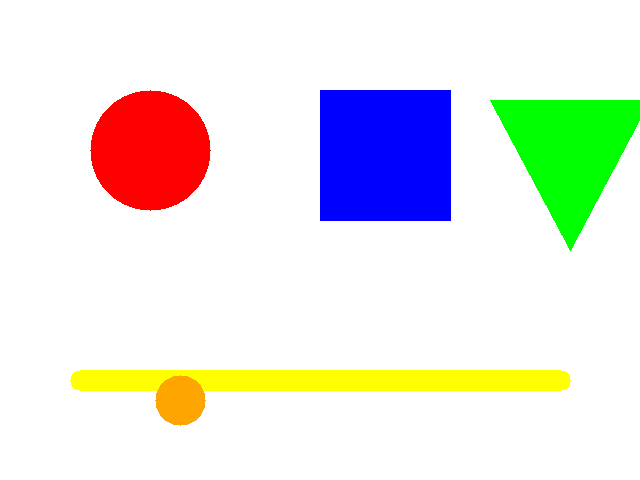
#> input picture T06_传统视觉/代码/images/demo_shapes.png, 640 x 480 px
$ python 02b_hsv_trackbar.py
#> lines starting #> are read from the running program, lines starting #| are printed output that depends on the picture; after the words box and inside, x2 and y2 are one past the last pixel; in counts of white or black regions, pixels touching at a corner belong together
### T06_传统视觉/代码/examples/util.py
# -*- coding: utf-8 -*-
"""
工具：中文路径安全的 imread / imwrite / 控制台输出
原因：
  1. OpenCV 的 cv2.imread / imwrite 在 Windows 上对含中文路径支持不好
     → 用 np.fromfile + cv2.imdecode 读，cv2.imencode + 文件写
  2. Python 在 Windows 控制台默认用 GBK 输出，现代终端(UTF-8)会乱码
     → 强制 stdout 用 UTF-8
"""
import os
import sys
import cv2
import numpy as np


def setup():
    """在脚本开头调用一次，让控制台中文不乱码"""
    try:
        sys.stdout.reconfigure(encoding="utf-8")
        sys.stderr.reconfigure(encoding="utf-8")
    except (AttributeError, ValueError):
        pass  # 非 UTF-8 终端或旧版本 Python 时静默跳过


def imread(path):
    """读取图片，支持中文路径"""
    img = cv2.imdecode(np.fromfile(path, dtype=np.uint8), cv2.IMREAD_COLOR)
#> img is the input picture: shape (480, 640, 3); mean B, G, R 225.8, 230.8, 230.7
    return img


# [50 lines left out: functions imwrite, show_image, arrange_windows, finish, not called in this run]

### T06_传统视觉/代码/examples/02b_hsv_trackbar.py
# -*- coding: utf-8 -*-
"""
例程 02b：HSV 颜色调节器（滑动条实时调阈值）★新手必用
========================================
目标：拖动滑动条，实时看到底哪些像素会被选中，快速锁定颜色的 HSV 范围
（比手抄固定数值更快更直观）

怎么运行：
    python examples/02b_hsv_trackbar.py        # 弹"HSV Tuner"窗口，拖动 6 个滑动条

看什么：
    窗口右边白色区域 = 会被选中的像素。调到"目标全白、背景全黑"就对了。

学习重点：
    - 六个滑动条 = H/S/V 各自的 Min/Max
    - 调好后把 6 个数字抄下来，填进 cv2.inRange 就完成了颜色锁定
    - 口诀：先调 H 锁颜色 → 再调 S 滤灰 → 最后调 V 滤暗
"""
import os
import cv2
import numpy as np
from util import setup, imread

HEADLESS = os.environ.get("HEADLESS") == "1"  # 批量/无头测试时自动退出，不弹窗

setup()

IMG = os.path.join(os.path.dirname(__file__), "..", "images", "demo_shapes.png")
img = imread(IMG)
# 把 BGR 彩色图 转成 HSV（H色相/S饱和/V明度），才能按颜色阈值找东西
hsv = cv2.cvtColor(img, cv2.COLOR_BGR2HSV)
#> hsv: shape (480, 640, 3); mean H, S, V 10.2, 43.5, 255

WINDOW = "HSV Tuner (drag bars, white=selected)"


def nothing(x):
    pass


# 六个滑动条：H/S/V 各自的最小值和最大值
# createTrackbar(名字, 窗口, 初始值, 最大值, 回调)
# 初始值给的是"红色"的推荐起点（demo_shapes 里红圆最容易调），
# 程序一打开就已经选到红色，再微调就能锁住，不用从全范围盲调。
cv2.namedWindow(WINDOW)
cv2.createTrackbar("H Min", WINDOW, 0, 179, nothing)    # H最小值：红色从 0 开始
cv2.createTrackbar("H Max", WINDOW, 10, 179, nothing)   # H最大值：段1到 10（红色两段之一）
cv2.createTrackbar("S Min", WINDOW, 100, 255, nothing)  # S最小值：饱和度≥100，滤掉浅色/灰
cv2.createTrackbar("S Max", WINDOW, 255, 255, nothing)  # S最大值：到255
cv2.createTrackbar("V Min", WINDOW, 100, 255, nothing)  # V最小值：明度≥100，滤掉太暗的
cv2.createTrackbar("V Max", WINDOW, 255, 255, nothing)  # V最大值：到255

# 推荐初始值参考（自己调其他颜色可从这里起步）：
#   红色 : H[0,10]+[170,179]  S[100,255]  V[100,255]  （注意红色要两段，这里先演示段1）
#   绿色 : H[35,85]  S[100,255]  V[100,255]
#   蓝色 : H[100,130] S[100,255]  V[100,255]
#   黄色 : H[20,35]  S[100,255]  V[100,255]
# 记不住就拖动滑动条，看白色区域实时变化来试。

print("拖动滑动条，白色区域就是被选中的像素。按 q 退出。")
print("调好后把 6 个数字抄下来，填进 cv2.inRange 即可。")

while True:
    if HEADLESS:
        break  # 无头测试：只验证逻辑，不进入交互
    h_min = cv2.getTrackbarPos("H Min", WINDOW)
    h_max = cv2.getTrackbarPos("H Max", WINDOW)
    s_min = cv2.getTrackbarPos("S Min", WINDOW)
    s_max = cv2.getTrackbarPos("S Max", WINDOW)
    v_min = cv2.getTrackbarPos("V Min", WINDOW)
    v_max = cv2.getTrackbarPos("V Max", WINDOW)

    lower = np.array([h_min, s_min, v_min])
    upper = np.array([h_max, s_max, v_max])
    mask = cv2.inRange(hsv, lower, upper)
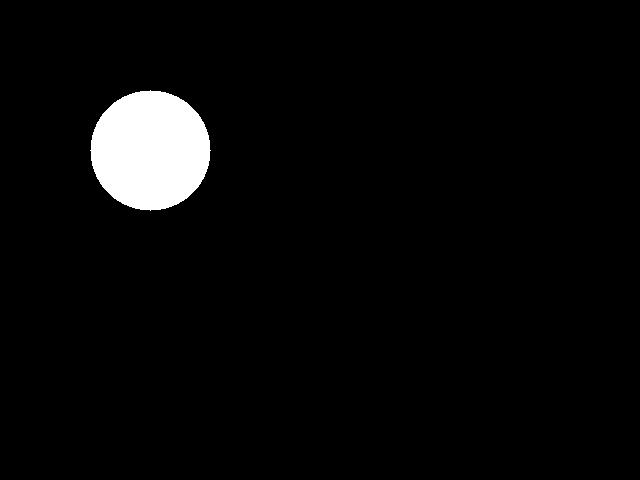
#> mask: shape (480, 640); 3.7% white; 1 white region, box (x1, y1, x2, y2) and area: (90, 90, 211, 211) 11289

    # 拼接显示：左边原图，右边掩膜
    show = np.hstack([img, cv2.cvtColor(mask, cv2.COLOR_GRAY2BGR)])
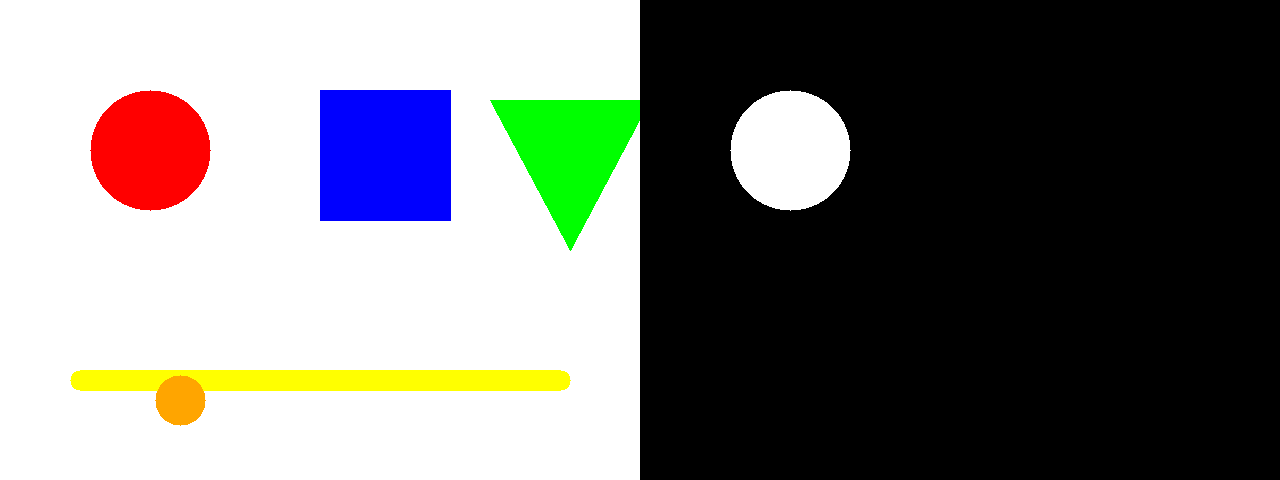
#> show: shape (480, 1280, 3); mean B, G, R 117.6, 120.1, 120
    # 显示当前范围文字
    cv2.putText(show, f"H[{h_min},{h_max}] S[{s_min},{s_max}] V[{v_min},{v_max}]",
                (10, 30), cv2.FONT_HERSHEY_SIMPLEX, 0.6, (0, 0, 255), 2)
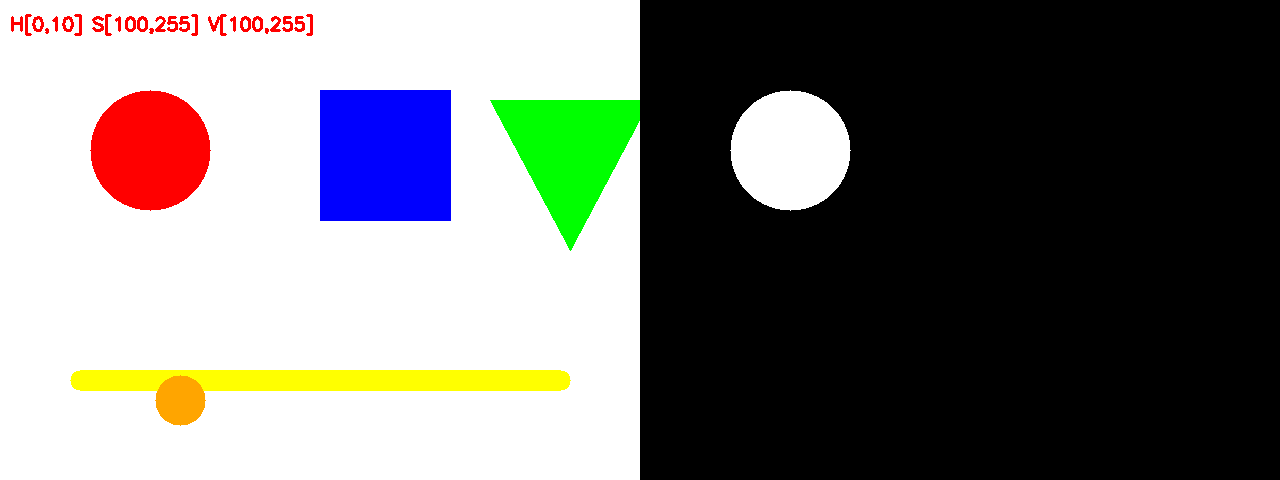
#> show: shape (480, 1280, 3); 0.37% of pixels changed, all inside (x1, y1, x2, y2) = (11, 14, 313, 36)
    cv2.imshow(WINDOW, show)

    if cv2.waitKey(30) & 0xFF == ord("q"):
#> (key q is pressed here)
        break

cv2.destroyAllWindows()
